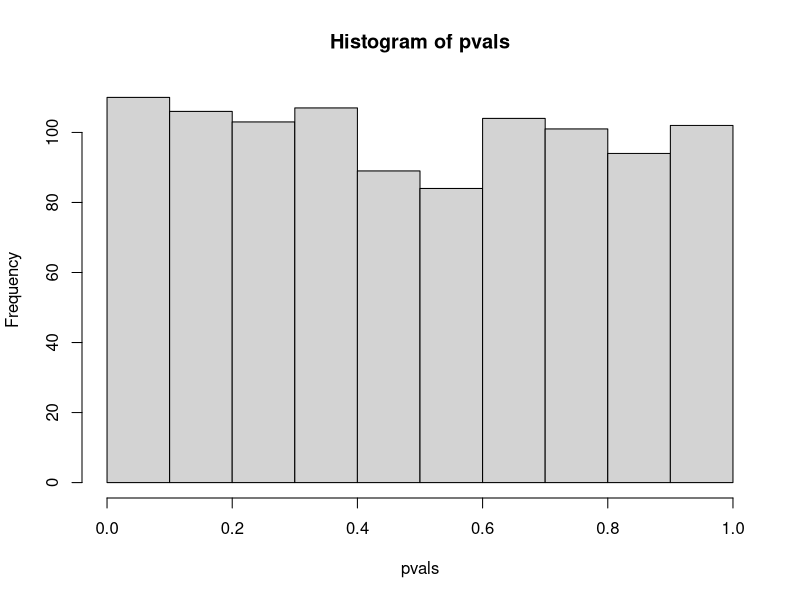
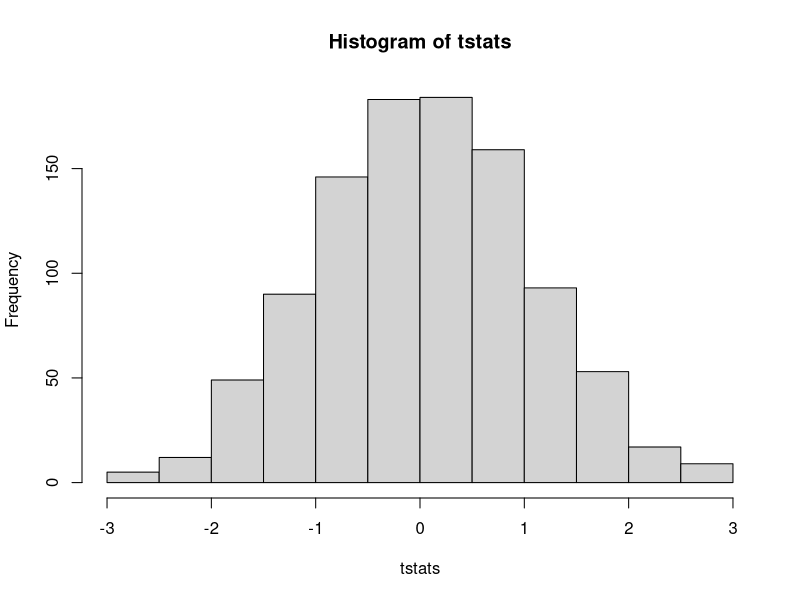
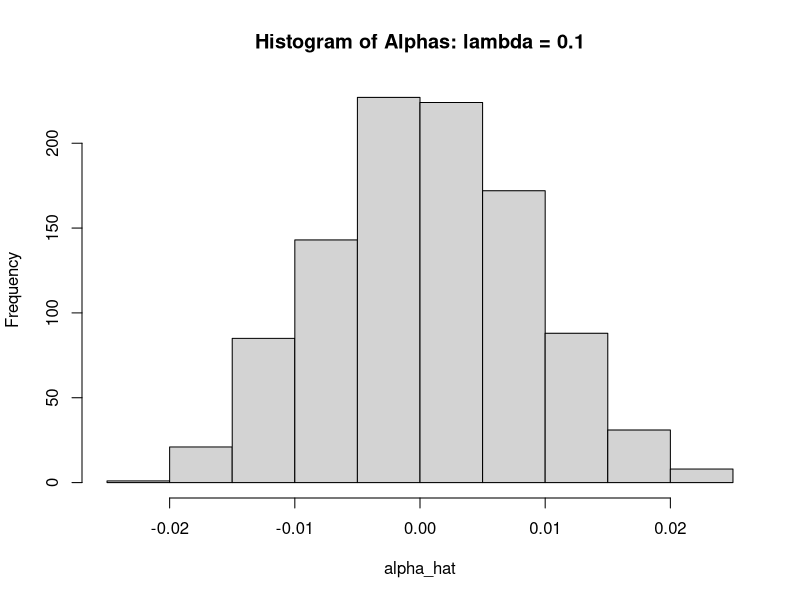
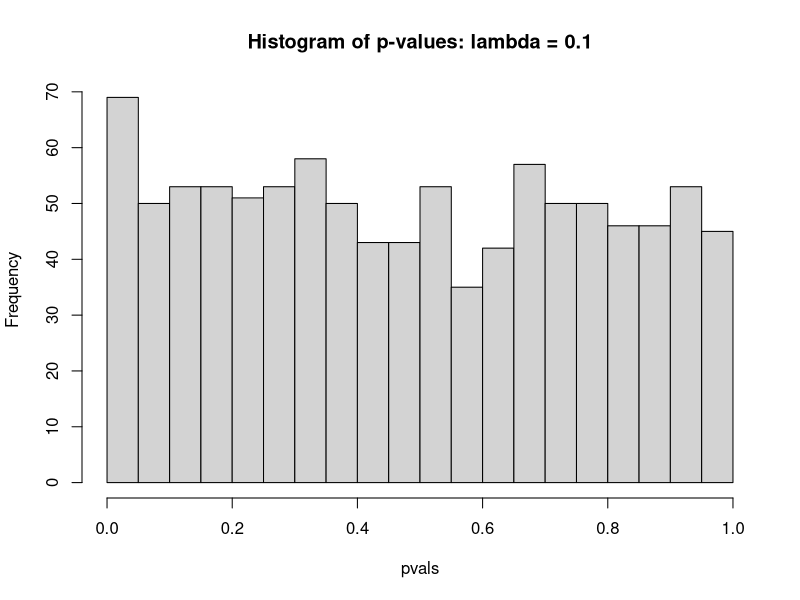
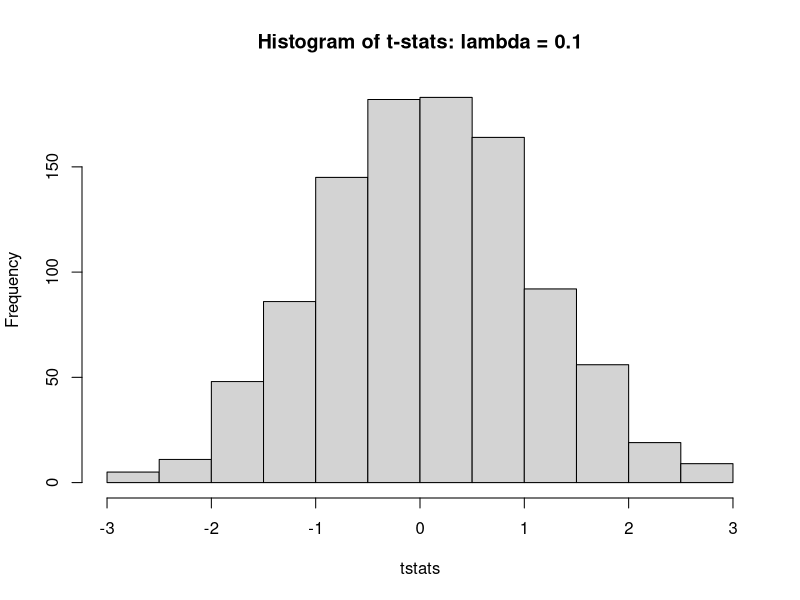
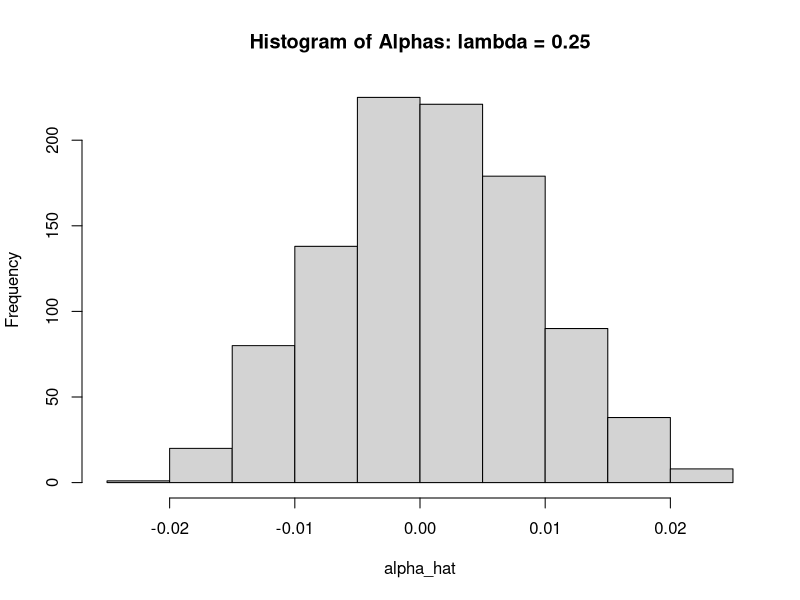
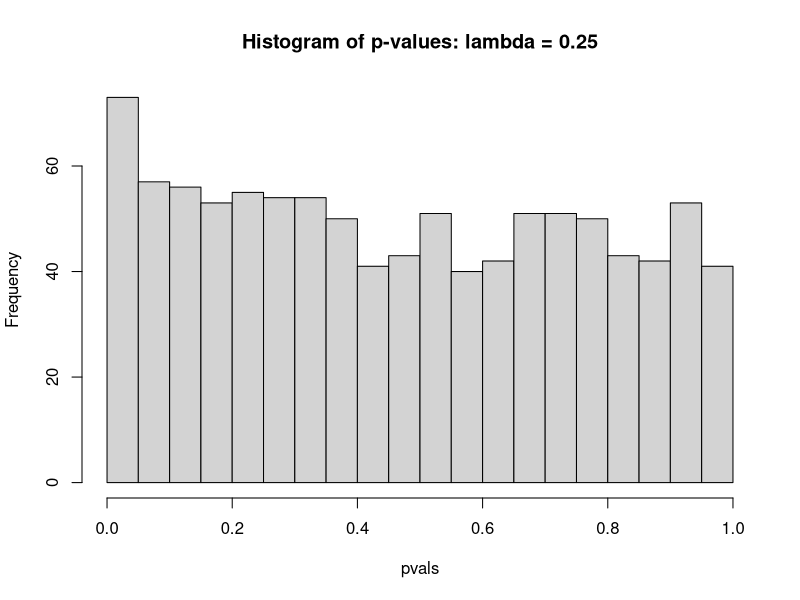
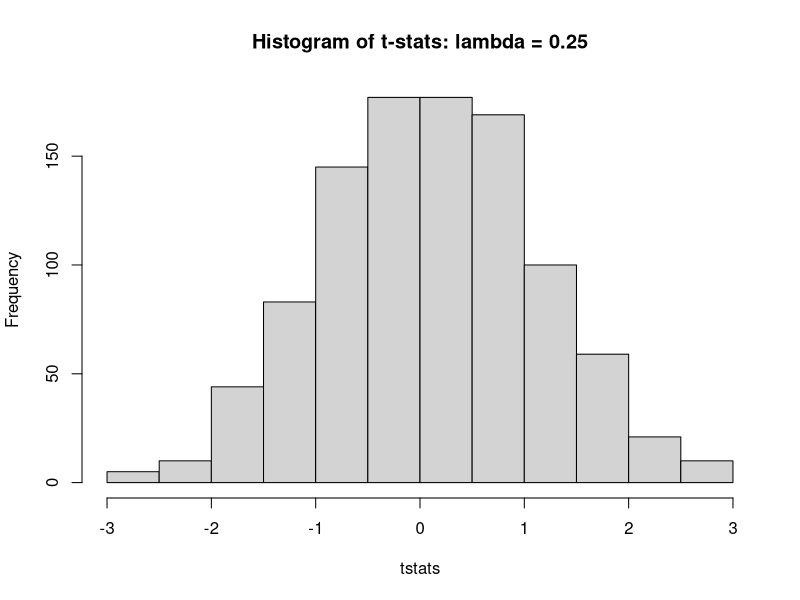

The R script that drew these images, in order:
## ---- chunk 1
knitr::opts_chunk$set(echo = TRUE)
## ---- chunk 2
## generate variables and simulated data
N <- 1000
T <- 120
mean_mkt <- 0.05/12
sd_mkt <- 0.2/sqrt(12)
sd_res <- 0.3/sqrt(12)
alpha <- rep(0, N)

M <- matrix(rep(rnorm(T, mean = mean_mkt, sd = sd_mkt), N), nrow=T)
M_res <- matrix(rnorm(N*T, mean = 0, sd = sd_res), nrow=T)
M_alpha <- matrix(rep(alpha, T), nrow = T)

## simulate returns in a T by N matrix. Each column is a fund.
M_ret <- M_alpha + M + M_res

## initialize alpha estimates, pvalues, and tstats
alpha_hat = rep(0, N)
pvals = rep(0, N)
tstats = rep(0, N)

## run a regression for each fund 
for (i in 1:N){
  Y <- M_ret[, i]
  X <- M[, i]
  
  mod <- lm(Y~X)
  summ <- summary(mod)
  
  alpha_hat[i] <- summ$coefficients[1, 1]
  tstats[i] <- summ$coefficients[1, 3]
  ## generate one-sided p-value (default output is two-sided)
  pvals[i] <- ifelse(tstats[i] > 0, 
                     summary(mod)$coefficients[1, 4]/2,
                     1 - summary(mod)$coefficients[1, 4]/2)
                     
}

## ---- chunk 3
hist(pvals, breaks = 10)
hist(tstats, breaks = 16)
## ---- chunk 4
j <- 0
## intialize the true positive, false negative, false positive and true negative 
## vectors for part (b)
tp <- rep(0, 5)
fn <- rep(0, 5)
fp <- rep(0, 5)
tn <- rep(0, 5)
for (lambda in c(0.1, 0.25, 0.5, 0.75)){
  
  ## generate a proportion of positive alphas
  alpha <- c(rep(0.025/12, lambda*N), rep(0, (1-lambda)*N))
  M_alpha <- matrix(rep(alpha, T), nrow = T, byrow = TRUE)
  
  ## skilled funds correspond to the first lambda*N columns of the matrix
  M_ret <- M_alpha + M + M_res
  
  alpha_hat = rep(0, N)
  pvals = rep(0, N)
  tstats = rep(0, N)
  
  ## run regressions for each fund
  for (i in 1:N){
    Y <- M_ret[, i]
    X <- M[, i]
    
    mod <- lm(Y~X)
    summ <- summary(mod)
    
    alpha_hat[i] <- summ$coefficients[1, 1]
    tstats[i] <- summ$coefficients[1, 3]
    ## generate one-sided p-value (default output is two-sided)
    pvals[i] <- ifelse(tstats[i] > 0, 
                     summary(mod)$coefficients[1, 4]/2,
                     1 - summary(mod)$coefficients[1, 4]/2)
  }
  
  ## generate some histograms
  title = paste0("Histogram of Alphas: lambda = ", lambda)
  hist(alpha_hat, breaks = 10, main = title)
  title = paste0("Histogram of p-values: lambda = ", lambda)
  hist(pvals, breaks = 20, main = title)
  title = paste0("Histogram of t-stats: lambda = ", lambda)
  hist(tstats, breaks = 16, main = title)
  
  ## compute false positives and negatives
  skilled_pvals <- pvals[1:(lambda*N)]
  skilled_tstats <- tstats[1:(lambda*N)]
  
  unskilled_pvals <- pvals[(lambda*N+1):N]
  unskilled_tstats <- tstats[(lambda*N+1):N]
  
  j <- j+1
  
  tp[j] <- length(skilled_pvals[skilled_pvals < 0.05])
  fn[j] <- lambda*N - tp[j]
  fp[j] <- length(unskilled_pvals[unskilled_pvals < 0.05])
  tn[j] <- (1-lambda)*N - fp[j]
}
